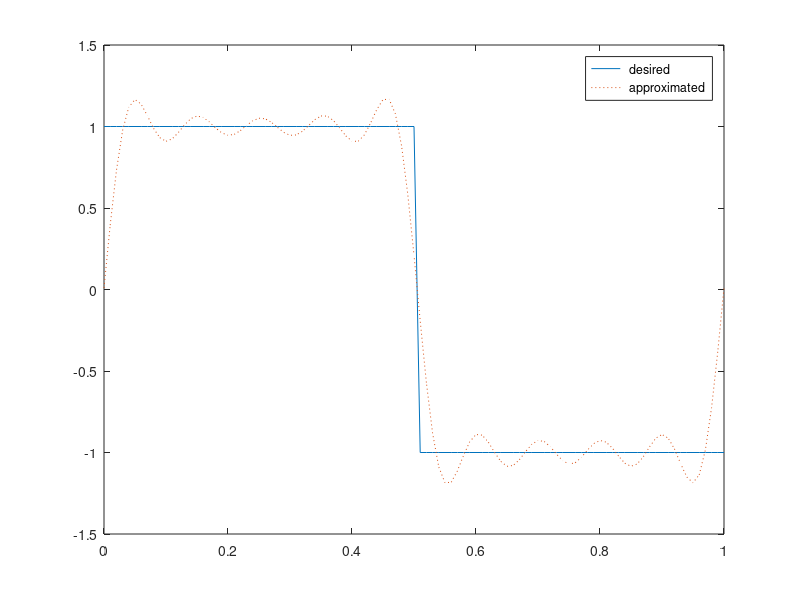

This figure's MATLAB source:
dt  =   0.01;  
T  =   1; 
t  =   [0:dt:T]' ;  
omega0  =   2 *   pi  /T; 
N  =    length  (t); 
N2  =    round  (N/2); 
x  =   ones(N, 1); 
x (N2 + 1:N)  =  -1 * ones(N  - N2, 1);
a(1)  =   1/T *  ( sum  (x) *  dt); 
xfs  =   a(1) *  ones( size(x)); 
for   k  =   1:10                
    ck  =    cos  (k *  omega0 *  t); %  cosine component                   
    a(k  +   1)  =   2/T *  ( sum  (x.*  ck) *  dt); 
    sk  =    sin  (k *  omega0 *  t);   %  sine component                   
    b(k  +   1)  =   2/T *  ( sum  (x.*  sk) *  dt); 
    
    %  Fourier series approximation
    xfs  =   xfs +  a(k +  1) * cos  (k * omega0 *  t) + b(k +  1) * sin  (k *  omega0 *  t); 
    plot  (t, x,  '-' , t, xfs,  ':' );                 
    legend  ( ' desired ' ,  ' approximated ' ); 
    drawnow  ;  
    pause  (1);   
end    